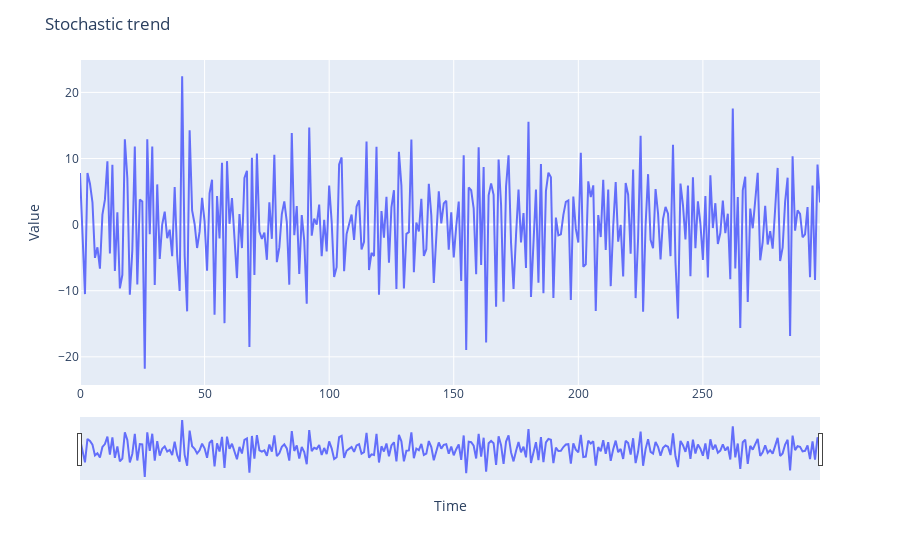

Source (notebook cell):
### Code cell
# Стохастический тренд
fig = px.line(x=np.arange(298), y=np.diff(stoch_values))
fig.update_layout(title='Stochastic trend',
                   xaxis_title='Time',
                   yaxis_title='Value');
fig.update_xaxes(rangeslider_visible=True);
fig.show()

### Figure 1 — Plotly figure (JSON) as saved in the notebook; plotly's stock layout.template omitted (floating-point values rounded to 4 significant figures; data arrays with more than 128 entries replaced by an {"elided": "..."} marker saying what was removed)
{"data": [{"hovertemplate": "x=%{x}<br>y=%{y}<extra></extra>", "legendgroup": "", "line": {"color": "#636efa", "dash": "solid"}, "mode": "lines", "name": "", "orientation": "v", "showlegend": false, "type": "scatter", "x": {"elided": "298 int values"}, "xaxis": "x", "y": {"elided": "298 float values"}, "yaxis": "y"}], "layout": {"legend": {"tracegroupgap": 0}, "margin": {"t": 60}, "title": {"text": "Stochastic trend"}, "xaxis": {"anchor": "y", "domain": [0, 1], "rangeslider": {"visible": true}, "title": {"text": "Time"}}, "yaxis": {"anchor": "x", "domain": [0, 1], "title": {"text": "Value"}}}}
